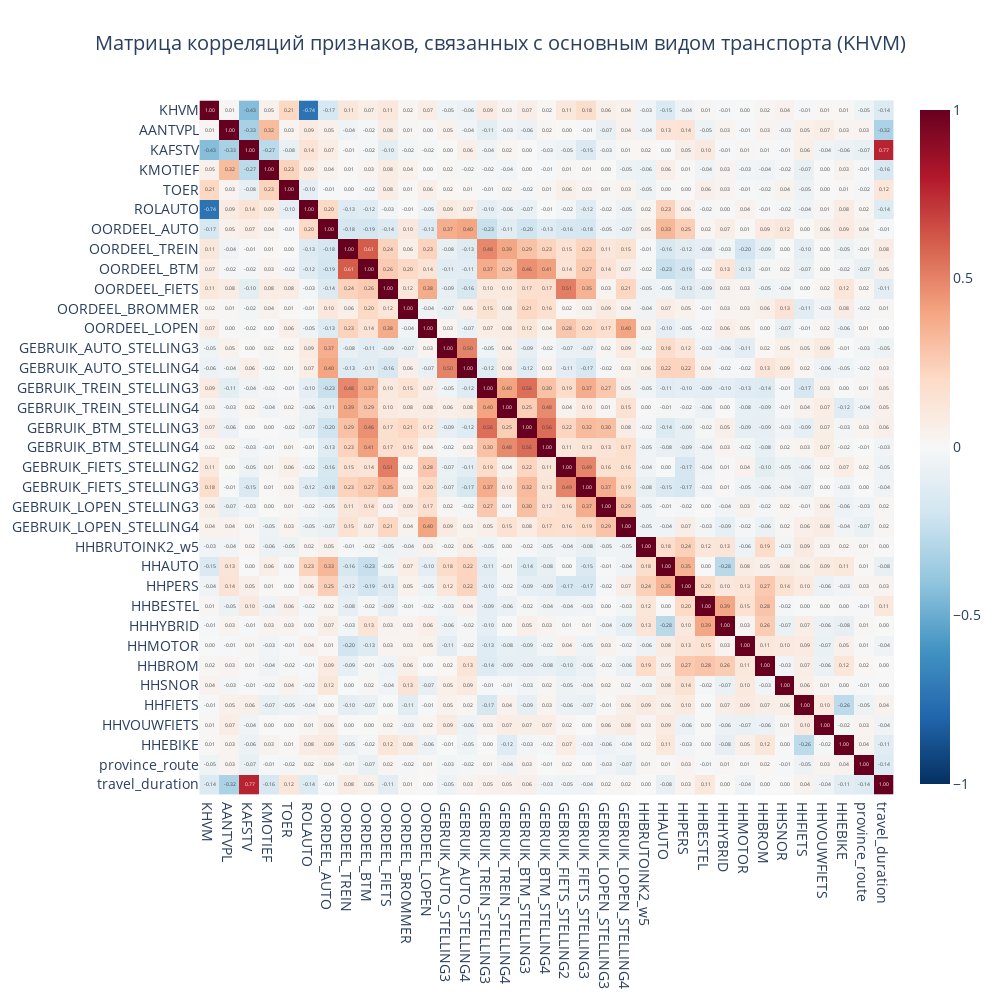

The code cell stored with this chart in its notebook:
### Markdown cell above
#### **Целевая переменная (таргет):**
**`KHVM`** — класс основного вида транспорта для поездки. 

Категории:
1. Car as driver (Водитель автомобиля)
2. Car as passenger (Пассажир автомобиля)
3. Train (Поезд)
4. Bus/tram/metro (Автобус/трамвай/метро)
5. Scooter/moped (Скутер/мопед)
6. Bicycle (Велосипед)
7. Walking (Пешком)
8. Other (Другое).

#### 1. **Демографические и домохозяйственные данные:**
- **`HHSAM`** — состав домохозяйства (например, наличие детей может влиять на выбор транспорта).
- **`HHBRUTOINK2_w5`** — доход домохозяйства (высокий доход может коррелировать с использованием автомобиля).
- **`HHAUTO`, `HHBESTEL`, `HHHYBRID`, `HHMOTOR`, `HHBROM`, `HHSNOR`, `HHFIETS`, `HHVOUWFIETS`, `HHEBIKE`** — Наличие транспортных средств.

#### 2. **Географические и инфраструктурные данные:**
- **`STED_GM`** — уровень урбанизации (влияет на доступность общественного транспорта).
- **`PROV`** — провинция (региональные различия в транспортных привычках).
- **`vlokatie_station`** — расстояние до ближайшей ж/д станции.
- **`vlokatie_bushalte4xpu`** — расстояние до часто ходящего автобуса.

#### 3. **Характеристики поездки:**
- **`KAFSTV`** — класс расстояния поездки (короткие поездки чаще на велосипеде/пешком).
- **`KVERTTIJD`** — время начала поездки (пиковые часы могут влиять на выбор транспорта).
- **`DOEL`** — цель поездки (например, работа, шопинг).
- **`MOTIEF`** — мотив поездки (деловой, leisure и т.д.).
- **`TOER`** — является ли поездка круговой (может влиять на выбор транспорта).

#### 4. **Личные предпочтения и отношение к транспорту:**
- **`OORDEEL_AUTO`** — Оценка автомобиля.  
- **`OORDEEL_TREIN`** — Оценка поезда.  
- **`OORDEEL_BTM`** — Оценка общественного транспорта.  
- **`OORDEEL_FIETS`** — Оценка велосипеда.  
- **`OORDEEL_BROMMER`** — Оценка мопеда. 
- **`OORDEEL_LOPEN`** — Оценка ходьбы.
- **`GEBRUIK_AUTO_STELLING3` / `GEBRUIK_AUTO_STELLING4`** — Восприятие авто (экономия времени, безопасность). 
- **`GEBRUIK_TREIN_STELLING3` / `GEBRUIK_TREIN_STELLING4`** — Восприятие поезда.
- **`GEBRUIK_BTM_STELLING3` / `GEBRUIK_BTM_STELLING4`** — Восприятие общественного транспорта.
- **`GEBRUIK_FIETS_STELLING2` / `GEBRUIK_FIETS_STELLING3`** — Восприятие велосипеда.
- **`GEBRUIK_LOPEN_STELLING3` / `GEBRUIK_LOPEN_STELLING4`** — Восприятие ходьбы.

#### 5. **Данные о транспортных средствах:**
- **`ROLAUTO`** — роль в поездке (водитель/пассажир).
- **`PARKEERKOSTEN`** — стоимость парковки (может влиять на решение использовать автомобиль).

### Code cell
# Отфильтруем нужные столбцы
columns_of_interest = [
    'KHVM', 'AANTVPL', 'KAFSTV', 'KMOTIEF', 'TOER',
    'ROLAUTO', 'OORDEEL_AUTO', 'OORDEEL_TREIN', 'OORDEEL_BTM',
    'OORDEEL_FIETS', 'OORDEEL_BROMMER', 'OORDEEL_LOPEN',
    'GEBRUIK_AUTO_STELLING3', 'GEBRUIK_AUTO_STELLING4',
    'GEBRUIK_TREIN_STELLING3', 'GEBRUIK_TREIN_STELLING4',
    'GEBRUIK_BTM_STELLING3', 'GEBRUIK_BTM_STELLING4',
    'GEBRUIK_FIETS_STELLING2', 'GEBRUIK_FIETS_STELLING3',
    'GEBRUIK_LOPEN_STELLING3', 'GEBRUIK_LOPEN_STELLING4',
    'HHBRUTOINK2_w5', 'HHAUTO', 'HHPERS', 'HHBESTEL', 
    'HHHYBRID', 'HHMOTOR', 'HHBROM', 'HHSNOR',
    'HHFIETS', 'HHVOUWFIETS', 'HHEBIKE', 'province_route', 
    'travel_duration'
]

df_corr = df[columns_of_interest]
corr_matrix = df_corr.corr()


fig = px.imshow(
    corr_matrix, 
    height=1000, 
    width=1000, 
    text_auto='.2f', 
    color_continuous_scale='RdBu_r',
    zmin=-1, zmax=1
)

fig.update_layout(
    title = {'text': 'Матрица корреляций признаков, связанных с основным видом транспорта (KHVM)', 'x': 0.5},
    margin=dict(t=100, b=50, l=50, r=50),
    font=dict(size=14) 
)

fig.show()

### Figure 1 — Plotly figure (JSON) as saved in the notebook; plotly's stock layout.template omitted (floating-point values rounded to 4 significant figures; data arrays with more than 128 entries replaced by an {"elided": "..."} marker saying what was removed)
{"data": [{"coloraxis": "coloraxis", "hovertemplate": "x: %{x}<br>y: %{y}<br>color: %{z}<extra></extra>", "name": "0", "texttemplate": "%{z:.2f}", "type": "heatmap", "x": ["KHVM", "AANTVPL", "KAFSTV", "KMOTIEF", "TOER", "ROLAUTO", "OORDEEL_AUTO", "OORDEEL_TREIN", "OORDEEL_BTM", "OORDEEL_FIETS", "OORDEEL_BROMMER", "OORDEEL_LOPEN", "GEBRUIK_AUTO_STELLING3", "GEBRUIK_AUTO_STELLING4", "GEBRUIK_TREIN_STELLING3", "GEBRUIK_TREIN_STELLING4", "GEBRUIK_BTM_STELLING3", "GEBRUIK_BTM_STELLING4", "GEBRUIK_FIETS_STELLING2", "GEBRUIK_FIETS_STELLING3", "GEBRUIK_LOPEN_STELLING3", "GEBRUIK_LOPEN_STELLING4", "HHBRUTOINK2_w5", "HHAUTO", "HHPERS", "HHBESTEL", "HHHYBRID", "HHMOTOR", "HHBROM", "HHSNOR", "HHFIETS", "HHVOUWFIETS", "HHEBIKE", "province_route", "travel_duration"], "xaxis": "x", "y": ["KHVM", "AANTVPL", "KAFSTV", "KMOTIEF", "TOER", "ROLAUTO", "OORDEEL_AUTO", "OORDEEL_TREIN", "OORDEEL_BTM", "OORDEEL_FIETS", "OORDEEL_BROMMER", "OORDEEL_LOPEN", "GEBRUIK_AUTO_STELLING3", "GEBRUIK_AUTO_STELLING4", "GEBRUIK_TREIN_STELLING3", "GEBRUIK_TREIN_STELLING4", "GEBRUIK_BTM_STELLING3", "GEBRUIK_BTM_STELLING4", "GEBRUIK_FIETS_STELLING2", "GEBRUIK_FIETS_STELLING3", "GEBRUIK_LOPEN_STELLING3", "GEBRUIK_LOPEN_STELLING4", "HHBRUTOINK2_w5", "HHAUTO", "HHPERS", "HHBESTEL", "HHHYBRID", "HHMOTOR", "HHBROM", "HHSNOR", "HHFIETS", "HHVOUWFIETS", "HHEBIKE", "province_route", "travel_duration"], "yaxis": "y", "z": {"elided": "35x35 float values"}}], "layout": {"coloraxis": {"cmax": 1, "cmin": -1, "colorscale": [[0, "rgb(5,48,97)"], [0.1, "rgb(33,102,172)"], [0.2, "rgb(67,147,195)"], [0.3, "rgb(146,197,222)"], [0.4, "rgb(209,229,240)"], [0.5, "rgb(247,247,247)"], [0.6, "rgb(253,219,199)"], [0.7, "rgb(244,165,130)"], [0.8, "rgb(214,96,77)"], [0.9, "rgb(178,24,43)"], [1, "rgb(103,0,31)"]]}, "font": {"size": 14}, "height": 1000, "margin": {"b": 50, "l": 50, "r": 50, "t": 100}, "title": {"text": "Матрица корреляций признаков, связанных с основным видом транспорта (KHVM)", "x": 0.5}, "width": 1000, "xaxis": {"anchor": "y", "constrain": "domain", "domain": [0, 1], "scaleanchor": "y"}, "yaxis": {"anchor": "x", "autorange": "reversed", "constrain": "domain", "domain": [0, 1]}}}
